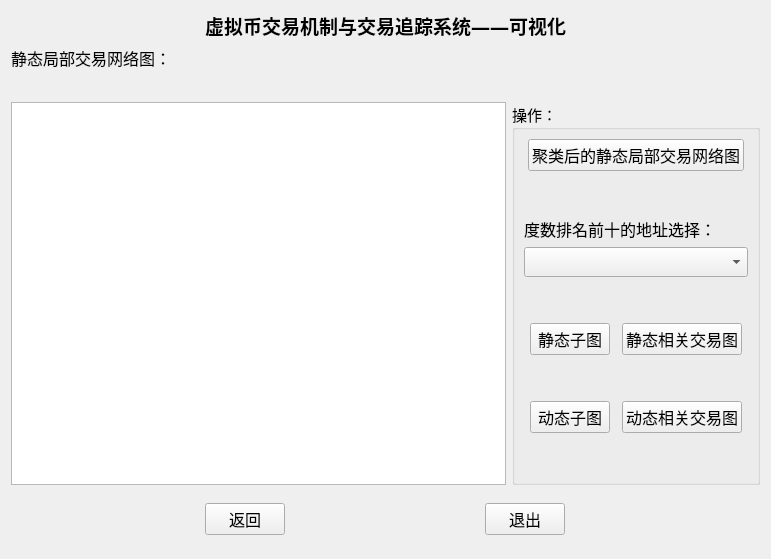
<?xml version="1.0" encoding="UTF-8"?>
<ui version="4.0">
 <class>Form</class>
 <widget class="QWidget" name="Form">
  <property name="geometry">
   <rect>
    <x>0</x>
    <y>0</y>
    <width>771</width>
    <height>559</height>
   </rect>
  </property>
  <property name="windowTitle">
   <string>Form</string>
  </property>
  <layout class="QVBoxLayout" name="verticalLayout_2" stretch="2,1,6,0,3,1,3">
   <item>
    <widget class="QLabel" name="label">
     <property name="font">
      <font>
       <family>Agency FB</family>
       <pointsize>14</pointsize>
       <weight>75</weight>
       <bold>true</bold>
      </font>
     </property>
     <property name="text">
      <string>虚拟币交易机制与交易追踪系统——可视化</string>
     </property>
     <property name="alignment">
      <set>Qt::AlignCenter</set>
     </property>
    </widget>
   </item>
   <item>
    <widget class="QLabel" name="label_2">
     <property name="font">
      <font>
       <family>Agency FB</family>
       <pointsize>12</pointsize>
       <weight>50</weight>
       <bold>false</bold>
      </font>
     </property>
     <property name="text">
      <string>静态局部交易网络图：</string>
     </property>
    </widget>
   </item>
   <item>
    <layout class="QHBoxLayout" name="horizontalLayout_9"/>
   </item>
   <item>
    <layout class="QHBoxLayout" name="horizontalLayout_7" stretch="2,1">
     <item>
      <widget class="QGraphicsView" name="graphicsView"/>
     </item>
     <item>
      <widget class="QGroupBox" name="groupBox">
       <property name="font">
        <font>
         <family>Agency FB</family>
         <pointsize>11</pointsize>
        </font>
       </property>
       <property name="title">
        <string>操作：</string>
       </property>
       <layout class="QVBoxLayout" name="verticalLayout" stretch="0,0,1,1,0,2,0,2,0">
        <item>
         <layout class="QHBoxLayout" name="horizontalLayout_10">
          <item>
           <widget class="QPushButton" name="pushButton_3">
            <property name="sizePolicy">
             <sizepolicy hsizetype="Fixed" vsizetype="Fixed">
              <horstretch>0</horstretch>
              <verstretch>0</verstretch>
             </sizepolicy>
            </property>
            <property name="font">
             <font>
              <family>Agency FB</family>
              <pointsize>12</pointsize>
             </font>
            </property>
            <property name="text">
             <string>聚类后的静态局部交易网络图</string>
            </property>
           </widget>
          </item>
         </layout>
        </item>
        <item>
         <spacer name="verticalSpacer_2">
          <property name="orientation">
           <enum>Qt::Vertical</enum>
          </property>
          <property name="sizeHint" stdset="0">
           <size>
            <width>20</width>
            <height>40</height>
           </size>
          </property>
         </spacer>
        </item>
        <item>
         <widget class="QLabel" name="label_3">
          <property name="font">
           <font>
            <family>Agency FB</family>
            <pointsize>12</pointsize>
            <weight>50</weight>
            <bold>false</bold>
           </font>
          </property>
          <property name="text">
           <string>度数排名前十的地址选择：</string>
          </property>
         </widget>
        </item>
        <item>
         <widget class="QComboBox" name="comboBox">
          <property name="sizePolicy">
           <sizepolicy hsizetype="Preferred" vsizetype="Minimum">
            <horstretch>0</horstretch>
            <verstretch>2</verstretch>
           </sizepolicy>
          </property>
          <property name="minimumSize">
           <size>
            <width>50</width>
            <height>30</height>
           </size>
          </property>
          <property name="maximumSize">
           <size>
            <width>16777215</width>
            <height>30</height>
           </size>
          </property>
          <property name="font">
           <font>
            <family>Times New Roman</family>
            <pointsize>12</pointsize>
            <weight>50</weight>
            <bold>false</bold>
           </font>
          </property>
         </widget>
        </item>
        <item>
         <spacer name="verticalSpacer_12">
          <property name="orientation">
           <enum>Qt::Vertical</enum>
          </property>
          <property name="sizeHint" stdset="0">
           <size>
            <width>20</width>
            <height>40</height>
           </size>
          </property>
         </spacer>
        </item>
        <item>
         <layout class="QHBoxLayout" name="horizontalLayout">
          <item>
           <widget class="QPushButton" name="pushButton_5">
            <property name="sizePolicy">
             <sizepolicy hsizetype="Fixed" vsizetype="Fixed">
              <horstretch>0</horstretch>
              <verstretch>0</verstretch>
             </sizepolicy>
            </property>
            <property name="font">
             <font>
              <family>Agency FB</family>
              <pointsize>12</pointsize>
             </font>
            </property>
            <property name="text">
             <string>静态子图</string>
            </property>
           </widget>
          </item>
          <item>
           <widget class="QPushButton" name="pushButton_4">
            <property name="sizePolicy">
             <sizepolicy hsizetype="Fixed" vsizetype="Fixed">
              <horstretch>0</horstretch>
              <verstretch>0</verstretch>
             </sizepolicy>
            </property>
            <property name="font">
             <font>
              <family>Agency FB</family>
              <pointsize>12</pointsize>
             </font>
            </property>
            <property name="text">
             <string>静态相关交易图</string>
            </property>
           </widget>
          </item>
         </layout>
        </item>
        <item>
         <spacer name="verticalSpacer">
          <property name="orientation">
           <enum>Qt::Vertical</enum>
          </property>
          <property name="sizeHint" stdset="0">
           <size>
            <width>20</width>
            <height>40</height>
           </size>
          </property>
         </spacer>
        </item>
        <item>
         <layout class="QHBoxLayout" name="horizontalLayout_2">
          <item>
           <widget class="QPushButton" name="pushButton_6">
            <property name="sizePolicy">
             <sizepolicy hsizetype="Fixed" vsizetype="Fixed">
              <horstretch>0</horstretch>
              <verstretch>0</verstretch>
             </sizepolicy>
            </property>
            <property name="font">
             <font>
              <family>Agency FB</family>
              <pointsize>12</pointsize>
             </font>
            </property>
            <property name="text">
             <string>动态子图</string>
            </property>
           </widget>
          </item>
          <item>
           <widget class="QPushButton" name="pushButton_7">
            <property name="sizePolicy">
             <sizepolicy hsizetype="Fixed" vsizetype="Fixed">
              <horstretch>0</horstretch>
              <verstretch>0</verstretch>
             </sizepolicy>
            </property>
            <property name="font">
             <font>
              <family>Agency FB</family>
              <pointsize>12</pointsize>
             </font>
            </property>
            <property name="text">
             <string>动态相关交易图</string>
            </property>
           </widget>
          </item>
         </layout>
        </item>
        <item>
         <spacer name="verticalSpacer_4">
          <property name="orientation">
           <enum>Qt::Vertical</enum>
          </property>
          <property name="sizeHint" stdset="0">
           <size>
            <width>20</width>
            <height>40</height>
           </size>
          </property>
         </spacer>
        </item>
       </layout>
      </widget>
     </item>
    </layout>
   </item>
   <item>
    <spacer name="verticalSpacer_6">
     <property name="orientation">
      <enum>Qt::Vertical</enum>
     </property>
     <property name="sizeHint" stdset="0">
      <size>
       <width>20</width>
       <height>11</height>
      </size>
     </property>
    </spacer>
   </item>
   <item>
    <layout class="QHBoxLayout" name="horizontalLayout_6">
     <item>
      <widget class="QPushButton" name="pushButton">
       <property name="sizePolicy">
        <sizepolicy hsizetype="Fixed" vsizetype="Fixed">
         <horstretch>0</horstretch>
         <verstretch>0</verstretch>
        </sizepolicy>
       </property>
       <property name="font">
        <font>
         <family>Agency FB</family>
         <pointsize>12</pointsize>
         <weight>50</weight>
         <bold>false</bold>
        </font>
       </property>
       <property name="text">
        <string>返回</string>
       </property>
      </widget>
     </item>
     <item>
      <widget class="QPushButton" name="pushButton_2">
       <property name="sizePolicy">
        <sizepolicy hsizetype="Fixed" vsizetype="Fixed">
         <horstretch>0</horstretch>
         <verstretch>0</verstretch>
        </sizepolicy>
       </property>
       <property name="font">
        <font>
         <family>Agency FB</family>
         <pointsize>12</pointsize>
         <weight>50</weight>
         <bold>false</bold>
        </font>
       </property>
       <property name="text">
        <string>退出</string>
       </property>
      </widget>
     </item>
    </layout>
   </item>
   <item>
    <spacer name="verticalSpacer_7">
     <property name="orientation">
      <enum>Qt::Vertical</enum>
     </property>
     <property name="sizeHint" stdset="0">
      <size>
       <width>20</width>
       <height>11</height>
      </size>
     </property>
    </spacer>
   </item>
  </layout>
 </widget>
 <resources/>
 <connections/>
</ui>
